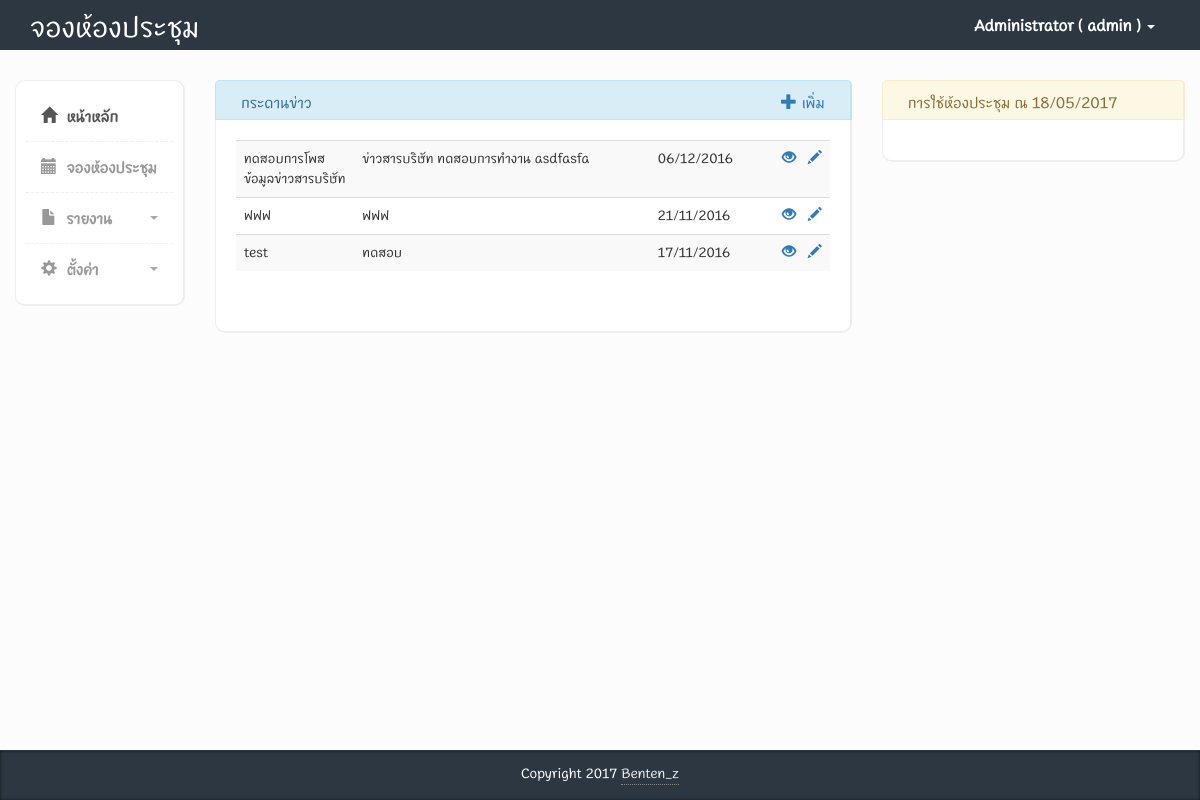
/ (signed in), run on the app's committed database.
### tables this page shows
CREATE TABLE `tbl_users` (
  `user_id` int(11) NOT NULL AUTO_INCREMENT,
  `user_username` varchar(255) DEFAULT NULL,
  `user_password` varchar(255) DEFAULT NULL,
  `user_firstname` varchar(255) DEFAULT NULL,
  `user_lastname` varchar(255) DEFAULT NULL,
  `user_email` varchar(255) DEFAULT NULL,
  `user_status` varchar(255) DEFAULT NULL,
  `department_id` int(11) DEFAULT NULL,
  PRIMARY KEY (`user_id`)
);

CREATE TABLE `tbl_news` (
  `news_id` int(11) NOT NULL AUTO_INCREMENT,
  `news_title` varchar(255) DEFAULT NULL,
  `news_detail` text,
  `news_date` date DEFAULT NULL,
  `news_file` varchar(255) DEFAULT NULL,
  `news_upload` varchar(255) DEFAULT NULL,
  `user_id` int(11) DEFAULT NULL,
  PRIMARY KEY (`news_id`)
);

### session.php (called while the page is built, shortened)
<?php
require 'ConnectDB.php';
$session_login_id = $_SESSION['login_id'];
$qry_user = "SELECT * FROM tbl_users WHERE user_id='$session_login_id'";
$result_user = mysqli_query($con, $qry_user);
if ($result_user) {
    $row_user = mysqli_fetch_assoc($result_user);
    $s_login_username = $row_user['user_username'];
    $s_login_firstname = $row_user['user_firstname'];
    $s_login_status = $row_user['user_status'];
}

### set_session.php (called while the page is built, shortened)
<?php
require './session.php';
?>

### index.php (the view, shortened to what this page needs)
<?php
include("set_session.php");
include("./ConnectDB.php");
function utf8_strlen($s) {
    $c = strlen($s);
    $l = 0;
    for ($i = 0; $i < $c; ++$i) {
        if ((ord($s[$i]) & 0xC0) != 0x80) {
            ++$l;
        }
    }
    return $l;
}
?>
<!DOCTYPE html>
<html>
    <?php include("head.php") ?>
    <body>
        <?php include("header.php") ?>
        <div class="page-content">
            <div class="row">
                <div class="col-md-2">
                    <?php include("sitebar.php") ?>
                </div>
                <div class="col-md-10">
                    <div class="row">
                        <div class="col-md-8 panel-info">
                            <div class="content-box-header panel-heading">
                                <div class="panel-title ">กระดานข่าว</div>
                                <?php if ($s_login_status === 'admin') { ?>
                                    <div class="panel-options">
                                        <a href="frm_news.php"><i class="glyphicon glyphicon-plus"></i> เพิ่ม</a>
                                    </div>
                                <?php } ?>
                            </div>
                            <div class="content-box-large box-with-header">
                                <div class="table table-responsive">
                                    <table class="table table-striped">
                                        <?php
                                        $sql_select_news = "SELECT * FROM tbl_news ORDER BY news_id DESC";
                                        $result_select_news = mysqli_query($con, $sql_select_news);
                                        $i = 1;
                                        while ($row_select_news = mysqli_fetch_assoc($result_select_news)) {
                                            if ($i <= 9) {
                                                ?>
                                                <tr>
                                                    <td style="width: 20%"><?php echo $row_select_news['news_title'] ?></td>
                                                    <td style="width: 50%">
                                                        <?php
                                                        if (utf8_strlen($row_select_news['news_detail']) <= 55) {
                                                            echo str_replace("<br>","",$row_select_news['news_detail']);
                                                        } else if (strlen($row_select_news['news_detail']) > 55) {
                                                            echo mb_substr($row_select_news['news_detail'], 0, 55, 'UTF-8') . " ...";
                                                        }
                                                        ?>
                                                    </td>
                                                    <td style="width: 10%"><?php echo date_format(new DateTime($row_select_news['news_date']), "d/m/Y"); ?></td>
                                                    <td style = "width: 15%; text-align: right;">
                                                        <a href = "#detail" rel="leanModal" id="<?php echo $row_select_news['news_id']; ?>" class="btn_read"><i class = "glyphicon glyphicon-eye-open"></i> </a> &nbsp
                                                        <?php if ($s_login_status === 'admin') { ?>
                                                            <a href = "frm_edit_news.php?news_id=<?php echo $row_select_news['news_id']; ?>"><i class = "glyphicon glyphicon-pencil"></i> </a>
                                                        <?php } ?>
                                                    </td>
                                                </tr>
                                                <?php
                                            } else {
                                                break;
                                            }
                                            $i++;
                                        }
                                        ?>
                                    </table>
                                </div>
                            </div>
                        </div>
                        <div class="col-md-4 panel-warning">
                            <div class="content-box-header panel-heading">
                                <div class="panel-title ">การใช้ห้องประชุม ณ <?php echo date("d/m/Y"); ?></div>
                            </div>
                            <div class="content-box-large box-with-header">
                            </div>
                        </div>
                    </div>
                </div>
            </div>
        </div>
        <?php include("footer.php") ?>
    </body>
</html>

### header.php (shortened to what this page needs)
<div class="header">
    <div class="container">
        <div class="row">
            <div class="col-md-5">
                <div class="logo">
                    <h1><a href="index.php">จองห้องประชุม</a></h1>
                </div>
            </div>
            <div class="col-md-7">
                <div class="navbar navbar-inverse" role="banner">
                    <nav class=" navbar-collapse bs-navbar-collapse navbar-right" role="navigation">
                        <ul class="nav navbar-nav">
                            <li class="dropdown">
                                <a href="#" class="dropdown-toggle" data-toggle="dropdown"><?php echo $s_login_firstname . "  ( " . $s_login_username . " ) "; ?> <b class="caret"></b></a>
                            </li>
                        </ul>
                    </nav>
                </div>
            </div>
        </div>
    </div>
</div>

### css/styles.css (style rules this page uses)
body { font-family: 'BoonJot-v1.0', sans-serif; background-color: #f7f7f7; position: relative; margin: 0px; font-size: 14px; padding: 0px; }
.page-content > .row { margin-left: 0px !important; margin-right: 0px !important; margin-top: 30px; }
.header { height:50px; background-color: #2c3742; }
.header .logo h1 { font-size:30px; margin:0px; padding:10px 0px; }
.header .logo h1 a { color:#fff; font-family: 'BoonJot-v1.0', sans-serif; }
.header .navbar * { box-shadow:none !important; }
.header .navbar { background:none !important; border:0px !important; }
.header .navbar .nav > li > a { color:#fff !important; font-size:16px !important; border-bottom:0px !important; margin-top:0px !important; font-weight:bold; }
.header .navbar-collapse { border:0px !important; }
.header .navbar-nav .caret { border-top-color:#fff !important; border-bottom-color:#fff !important; }
.content-box, .content-box-large { margin-bottom:30px; background:#fff; border-radius:10px; padding:10px; border-left:1px solid #eee; border-top:1px solid #eee; border-right:2px solid #eee; border-bottom:2px solid #eee; }
.content-box-large { padding: 20px; }
.box-with-header { border-top: none; border-top-left-radius:0px; border-top-right-radius:0px; }
.content-box-header { min-height: 40px; font-size: 16px; background:#f5f5f5; border-top-left-radius:5px; border-top-right-radius:5px; padding:10px; border-left:1px solid #eee; border-top:1px solid #eee; border-right:2px solid #eee; }
.content-box-header:after { clear:both; }
body { background-color: #eff0f3; }
.panel-heading>.panel-title, .content-box-header .panel-title { float: left; padding: 10px 15px; padding-top: 0px; }
.panel-heading>.panel-options, .content-box-header .panel-options { float: right; padding-right: 15px; }
.panel-heading>.panel-options>a, .content-box-header .panel-options>a { margin-top: 10px; }

### data on the page
tbl_users: user_firstname "Administrator", user_username "admin"
tbl_news: news_title "ทดสอบการโพสข้อมูลข่าวสารบริษัท", news_detail "ข่าวสารบริษัท ทดสอบการทำงาน asdfasfa", news_date "06/12/2016"
tbl_news: news_title "ฟฟฟ", news_detail "ฟฟฟ", news_date "21/11/2016"
tbl_news: news_title "test", news_detail "ทดสอบ", news_date "17/11/2016"
